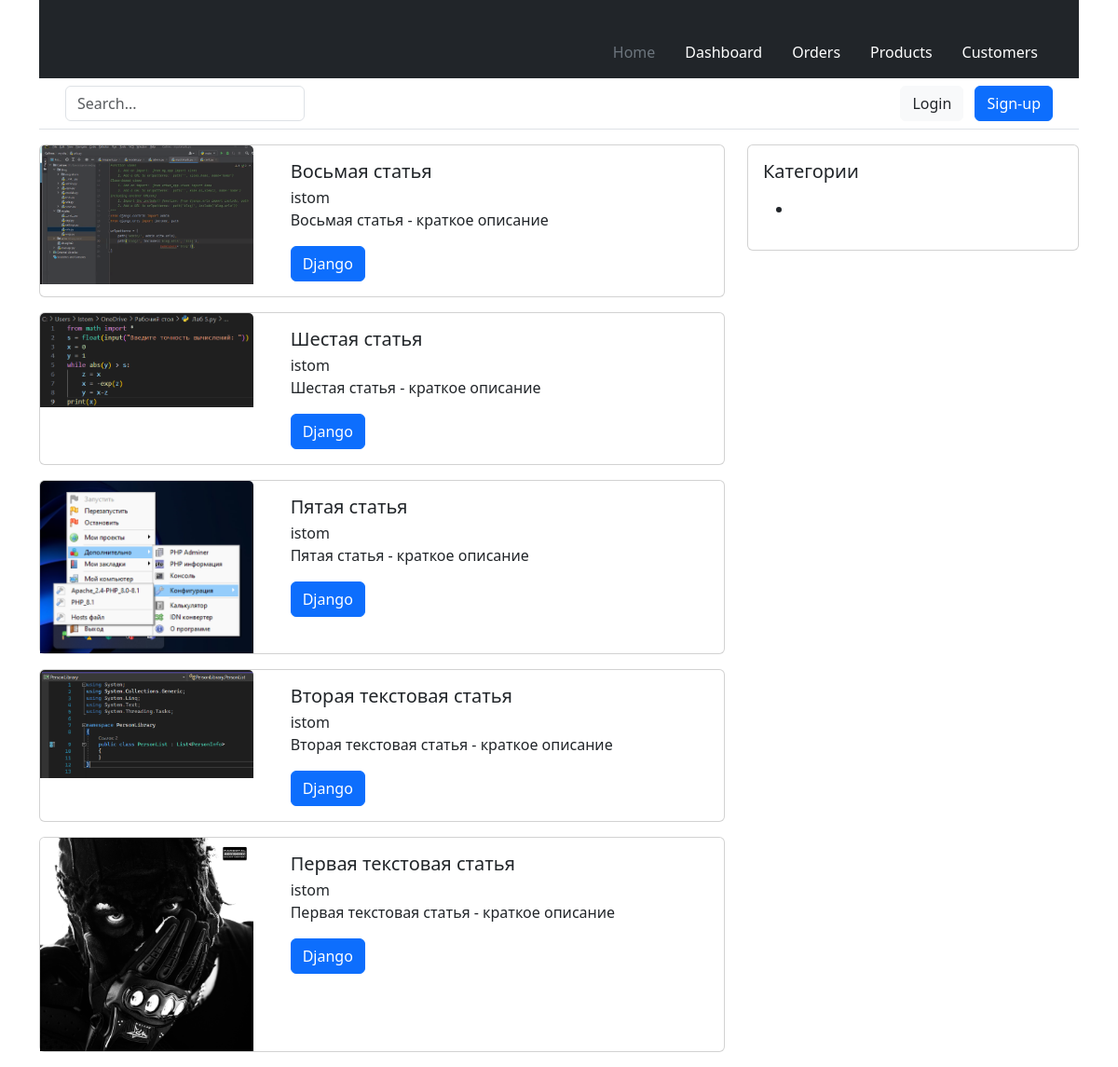
Screenshot of /category/django/ with the database file from the repository.
### modules/blog/models.py (models this page shows, shortened)
class Article(models.Model):
    class ArticleManager(models.Manager):
        def all(self):
            return self.get_queryset().select_related('author', 'category').filter(status='published')
    STATUS_OPTIONS = (
        ('published', 'Опубликовано'),
        ('draft', 'Черновик')
    )
    title = models.CharField(verbose_name='Заголовок', max_length=255)
    slug = models.CharField(verbose_name='Альт.название', max_length=255, blank=True, unique=True)
    short_description = models.TextField(verbose_name='Краткое описание', max_length=500)
    full_description = models.TextField(verbose_name='Полное описание')
    thumbnail = models.ImageField(
        verbose_name='Превью поста',
        blank=True,
        upload_to='images/thumbnails/%Y/%m/%d/',
        validators=[FileExtensionValidator(allowed_extensions=('png', 'jpg', 'webp', 'jpeg', 'gif'))]
    )
    status = models.CharField(choices=STATUS_OPTIONS, default='published', verbose_name='Статус поста', max_length=10)
    time_create = models.DateTimeField(auto_now_add=True, verbose_name='Время добавления')
    time_update = models.DateTimeField(auto_now=True, verbose_name='Время обновления')
    author = models.ForeignKey(to=User, verbose_name='Автор', on_delete=models.SET_DEFAULT, related_name='author_posts', default=1)
    updater = models.ForeignKey(to=User, verbose_name='Обновил', on_delete=models.SET_NULL, null=True, related_name='updater_posts', blank=True)
    fixed = models.BooleanField(verbose_name='Зафиксировано', default=False)
    category = TreeForeignKey('Category', on_delete=models.PROTECT, related_name='articles', verbose_name='Категория')
    objects = ArticleManager()
    class Meta:
        db_table = 'app_articles'
        ordering = ['-fixed', '-time_create']
        indexes = [models.Index(fields=['-fixed', '-time_create', 'status'])]
        verbose_name = 'Статья'
        verbose_name_plural = 'Статьи'

class Category(MPTTModel):
    title = models.CharField(max_length=255, verbose_name='Название категории')
    slug = models.SlugField(max_length=255, verbose_name='URL категории', blank=True)
    description = models.TextField(verbose_name='Описание категории', max_length=300)
    parent = TreeForeignKey(
        'self',
        on_delete=models.CASCADE,
        null=True,
        blank=True,
        db_index=True,
        related_name='children',
        verbose_name='Родительская категория'
    )
    class MPTTMeta:
        order_insertion_by = ('title',)
    class Meta:
        verbose_name = 'Категория'
        verbose_name_plural = 'Категории'
        db_table = 'app_categories'

### modules/blog/views.py (the view)
# urls.py: path('category/<str:slug>/', ArticleByCategoryListView.as_view(), name="articles_by_category"),
class ArticleByCategoryListView(ListView):
    model = Article
    template_name = 'blog/articles_list.html'
    context_object_name = 'articles'
    category = None
    def get_queryset(self):
        self.category = Category.objects.get(slug=self.kwargs['slug'])
        queryset = Article.objects.all().filter(category__slug=self.category.slug)
        return queryset
    def get_context_data(self, **kwargs):
        context = super().get_context_data(**kwargs)
        context['title'] = f'Статьи из категории: {self.category.title}'
        return context

### templates/blog/articles_list.html
{% extends 'main.html' %}
{% block content %}
    {% for article in articles %}
    <div class="card mb-3">
        <div class="row">
            <div class="col-4">
                <img src="{{ article.thumbnail.url }}" class="card-img-top" alt="{{ article.title }}">
            </div>
            <div class="col-8">
                <div class="card-body">
                    <h5 class="card-title">{{ article.title }}</h5>
                    <div class="card-subtitle">{{ article.author.username }}</div>
                    <p class="card-text">{{ article.short_description }}</p>
                    <a href="{% url 'articles_by_category' article.category.slug %}" class="btn btn-primary">{{ article.category.title }}</a>
                </div>
            </div>
        </div>
    </div>
    {% endfor %}
{% endblock %}

### templates/main.html (shortened to what this page needs)
<!DOCTYPE html>
<html lang="ru">
<head>
    {% load static %}
    <link href="{% static 'bootstrap/css/bootstrap.min.css' %}" type="text/css" rel="stylesheet">
</head>
<body>
    <div class="container">
        {% include 'header.html' %}
        <div class="row">
            <div class="col-8">
            {% block content %}
            {% endblock %}
            </div>
            <div class="col-4">
                {% include 'sidebar.html' %}
            </div>
        </div>
    </div>
</body>
</html>

### templates/header.html
<header>
    <div class="px-3 py-2 text-bg-dark">
      <div class="container">
        <div class="d-flex flex-wrap align-items-center justify-content-center justify-content-lg-start">
          <a href="/" class="d-flex align-items-center my-2 my-lg-0 me-lg-auto text-white text-decoration-none">
            <svg class="bi me-2" width="40" height="32" role="img" aria-label="Bootstrap"><use xlink:href="#bootstrap"></use></svg>
          </a>
          <ul class="nav col-12 col-lg-auto my-2 justify-content-center my-md-0 text-small">
            <li>
              <a href="#" class="nav-link text-secondary">
                <svg class="bi d-block mx-auto mb-1" width="24" height="24"><use xlink:href="#home"></use></svg>
                Home
              </a>
            </li>
            <li>
              <a href="#" class="nav-link text-white">
                <svg class="bi d-block mx-auto mb-1" width="24" height="24"><use xlink:href="#speedometer2"></use></svg>
                Dashboard
              </a>
            </li>
            <li>
              <a href="#" class="nav-link text-white">
                <svg class="bi d-block mx-auto mb-1" width="24" height="24"><use xlink:href="#table"></use></svg>
                Orders
              </a>
            </li>
            <li>
              <a href="#" class="nav-link text-white">
                <svg class="bi d-block mx-auto mb-1" width="24" height="24"><use xlink:href="#grid"></use></svg>
                Products
              </a>
            </li>
            <li>
              <a href="#" class="nav-link text-white">
                <svg class="bi d-block mx-auto mb-1" width="24" height="24"><use xlink:href="#people-circle"></use></svg>
                Customers
              </a>
            </li>
          </ul>
        </div>
      </div>
    </div>
    <div class="px-3 py-2 border-bottom mb-3">
      <div class="container d-flex flex-wrap justify-content-center">
        <form class="col-12 col-lg-auto mb-2 mb-lg-0 me-lg-auto" role="search">
          <input type="search" class="form-control" placeholder="Search..." aria-label="Search">
        </form>
        <div class="text-end">
          <button type="button" class="btn btn-light text-dark me-2">Login</button>
          <button type="button" class="btn btn-primary">Sign-up</button>
        </div>
      </div>
    </div>
</header>

### templates/sidebar.html (shortened to what this page needs)
{% load mptt_tags %}
<div class="card">
    <div class="card-body">
      <h5 class="card-title">Категории</h5>
      {% full_tree_for_model blog.Category as categories %}
      <p class="card-text">
        <ul>
            {% recursetree categories %}
                <li>
                </li>
            {% endrecursetree %}
        </ul>
      </p>
    </div>
</div>

### rows the page displays
Article: thumbnail (picture), title "Восьмая статья", author.username "istom", short_description "Восьмая статья - краткое описание", category "Django"
Article: thumbnail (picture), title "Шестая статья", author.username "istom", short_description "Шестая статья - краткое описание", category "Django"
Article: thumbnail (picture), title "Пятая статья", author.username "istom", short_description "Пятая статья - краткое описание", category "Django"
Article: thumbnail (picture), title "Вторая текстовая статья", author.username "istom", short_description "Вторая текстовая статья - краткое описание", category "Django"
Article: thumbnail (picture), title "Первая текстовая статья", author.username "istom", short_description "Первая текстовая статья - краткое описание", category "Django"
